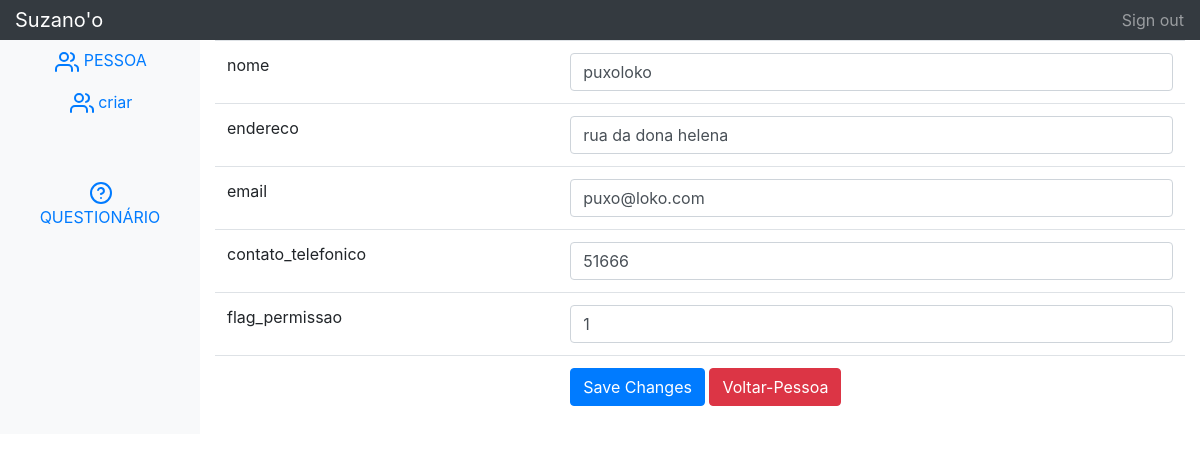
Screenshot of /pessoa_update.php?id=3 with the database file from the repository.
### tables this page shows
CREATE TABLE `usuario` (
  `id_usuario` int(11) NOT NULL,
  `nome` varchar(45) DEFAULT NULL,
  `password` varchar(45) DEFAULT NULL,
  `endereco` varchar(45) DEFAULT NULL,
  `email` varchar(45) DEFAULT NULL,
  `contato_telefonico` varchar(45) DEFAULT NULL,
  `flag_permissao` int(11) DEFAULT NULL COMMENT '0 = administrador\n1 = usuário normal'
);

### pessoa_update.php (the view, shortened to what this page needs)
<!DOCTYPE html>
 <html lang="en">
	<head>
			<link rel="stylesheet" href="https://stackpath.bootstrapcdn.com/bootstrap/4.1.1/css/bootstrap.min.css">
			<link rel="stylesheet" href="https://use.fontawesome.com/releases/v5.4.1/css/all.css">
	</head>
	<body>
		<nav class="navbar navbar-dark sticky-top bg-dark flex-md-nowrap p-0">
			<a class="navbar-brand col-sm-3 col-md-2 mr-0" href="index.php">Suzano'o</a>
			<ul class="navbar-nav px-3"><li class="nav-item text-nowrap"><a class="nav-link" href="index.php">Sign out</a></li></ul>
		</nav>
	<div class="container-fluid">
		<div class="row">
			<nav class="col-md-2 d-none d-md-block bg-light sidebar">
				<div class="sidebar-sticky">
					<ul class="nav flex-column">
						<li class="nav-item">
							<a class="nav-link" href="pessoa_index.php">
								<div style="text-align:center;">
									<svg class="feather"
									fill="none"	height="2"
									stroke-linecap="round"	stroke-linejoin="round"	stroke-width="2"	stroke="currentColor"
									viewBox="0 0 24 24"	width="2"
									xmlns="http://www.w3.org/2000/svg">
										<i data-feather="users"></i>
									</svg>PESSOA
								</div>
							</a>
							<a class="nav-link" href="pessoa_create.php">
								<div style="text-align:center;">
									<svg class="feather"
									fill="none"	height="2"
									stroke-linecap="round"	stroke-linejoin="round"	stroke-width="2"	stroke="currentColor"
									viewBox="0 0 24 24"	width="2"
									xmlns="http://www.w3.org/2000/svg">
										<i data-feather="users"></i>
									</svg>criar
								</div>
							</a>
							<br><br>
							<a class="nav-link" href="questionario_index.php">
								<div style="text-align:center;">
									<svg class="feather"
									fill="none"	height="2"
									stroke-linecap="round"	stroke-linejoin="round"	stroke-width="2"	stroke="currentColor"
									viewBox="0 0 24 24"	width="2"
									xmlns="http://www.w3.org/2000/svg">
										<i data-feather="help-circle"></i>
									</svg>QUESTIONÁRIO
								</div>
							</a>
						</li>
					</ul>
				</div>
			</nav>
			<nav class="col-md-10">
				<?php
				        $id_usuario=isset($_GET['id']) ? $_GET['id'] : die('ERROR: Record ID not found.');
				        include 'config/database.php';
					try{
				            $query = "	SELECT usu.id_usuario, usu.nome, usu.password, usu.endereco,
                            usu.email, usu.contato_telefonico, usu.flag_permissao
				            			FROM usuario usu
				            			WHERE usu.id_usuario = ?
				            			";
				            $stmt = $con->prepare( $query );
				            $stmt->bindParam(1, $id_usuario);
				            $stmt->execute();
				            $row = $stmt->fetch(PDO::FETCH_ASSOC);
							$nome = $row['nome'];
							$endereco = $row['endereco'];
							$email = $row['email'];
							$contato_telefonico = $row['contato_telefonico'];
							$flag_permissao = $row['flag_permissao'];
				        }
				        catch(PDOException $exception){
				            die('ERROR: ' . $exception->getMessage());
				        }
				        ?>
				        <form action="<?php echo htmlspecialchars($_SERVER["PHP_SELF"] . "?id={$id_usuario}");?>" method="post">
				            <table class='table'>
				                <tr>
				                    <td>nome</td>
				                    <td><input type='text' name='nome' value="<?php echo htmlspecialchars($nome, ENT_QUOTES);  ?>" class='form-control' /></td>
				                </tr>
				                <tr>
				                    <td>endereco</td>
				                    <td><input type='text' name='endereco' value="<?php echo htmlspecialchars($endereco, ENT_QUOTES);  ?>" class='form-control' /></td>
				                </tr>
				                <tr>
				                    <td>email</td>
				                    <td><input type='text' name='email' value="<?php echo htmlspecialchars($email, ENT_QUOTES);  ?>" class='form-control' /></td>
				                </tr>
				                <tr>
				                    <td>contato_telefonico</td>
				                    <td><input type='text' name='contato_telefonico' value="<?php echo htmlspecialchars($contato_telefonico, ENT_QUOTES);  ?>" class='form-control' /></td>
				                </tr>
				                <tr>
				                    <td>flag_permissao</td>
				                    <td><input type='text' name='flag_permissao' value="<?php echo htmlspecialchars($flag_permissao, ENT_QUOTES);  ?>" class='form-control' /></td>
				                </tr>
				                	<tr>
				                	<td></td>
				                	<td>
				                	<input type='submit' value='Save Changes' class='btn btn-primary' />
				                	<a href='cv_index.php' class='btn btn-danger'>Voltar-Pessoa</a>
				                	</td>
				                	</tr>
				                </table>
							</form>
						</nav>
					</div>
				</div>
</body>
</html>

### rows the page displays
usuario: nome "puxoloko", endereco "rua da dona helena", email "puxo@loko.com", contato_telefonico "51666", flag_permissao "1"
